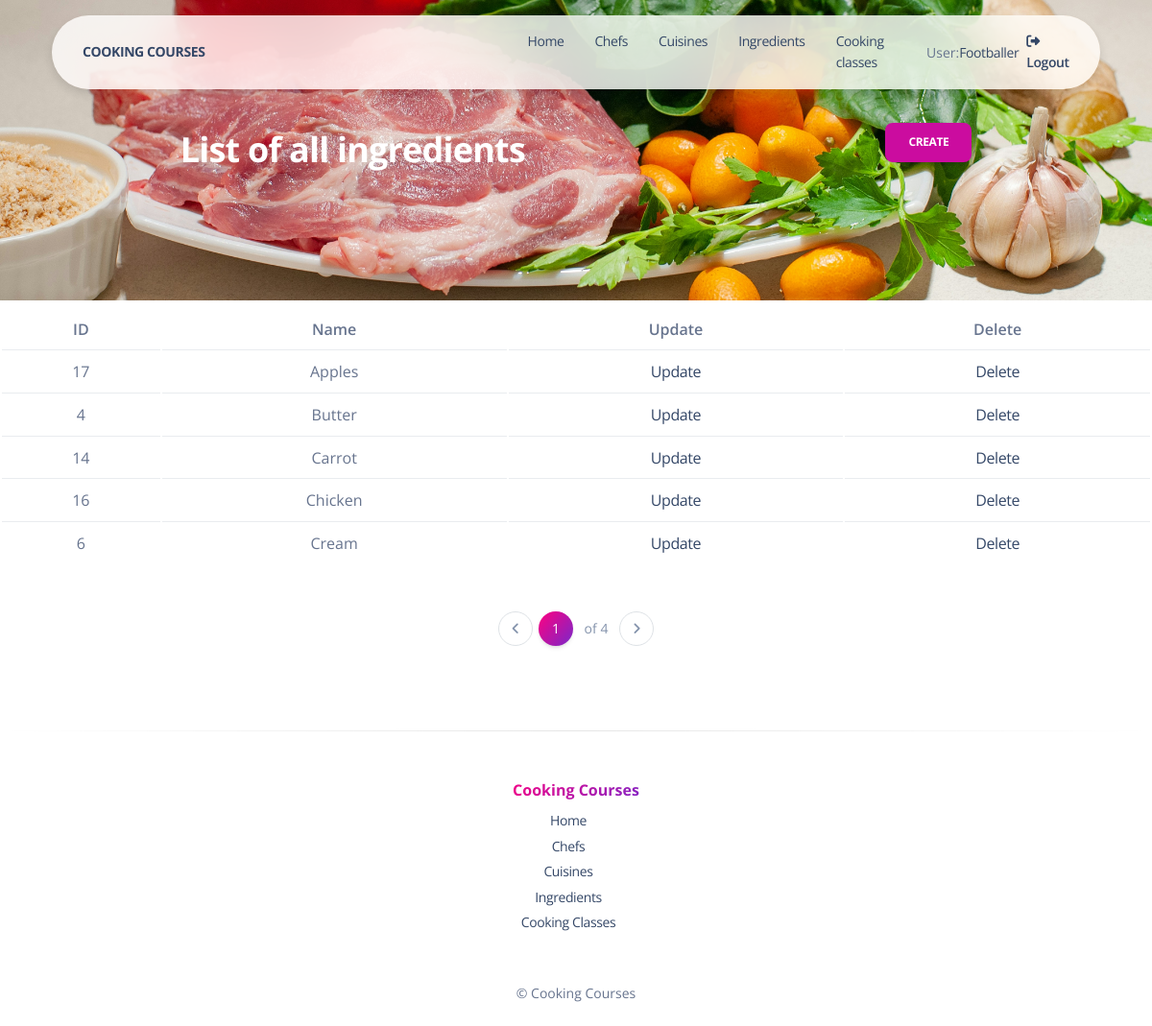
The app's page /ingredients/ (signed in) with its own data.
### classes/models.py (models this page shows, shortened)
class Chef(AbstractUser):
    years_of_experience = models.IntegerField(
        default=0,
        validators=[MinValueValidator(0)]
    )
    class Meta:
        verbose_name = "chef"
        verbose_name_plural = "chefs"

class Ingredient(models.Model):
    name = models.CharField(
        max_length=255,
        unique=True,
        validators=[MinLengthValidator(3)]
    )
    is_allergen = models.BooleanField(default=False)
    class Meta:
        verbose_name = "ingredient"
        verbose_name_plural = "ingredients"
        ordering = ["name"]

### classes/views.py (the view)
class IngredientListView(LoginRequiredMixin, generic.ListView):
    model = Ingredient
    context_object_name = "ingredient_list"
    paginate_by = 5

### templates/classes/ingredient_list.html
{% extends "layouts/base_sections.html" %}
{% load static %}
{% block content %}
  <h2 class="d-flex justify-content-around align-items-center pt-8 pb-8 text-white"
      style="background-image: url('{% static 'img/curved-images/ingredients.jpg' %}');
        background-size: cover;
        background-repeat: no-repeat;
        background-position: bottom;
        ">
    List of all ingredients
    <a href="{% url 'classes:ingredient-create' %}" class="btn btn-primary link-to-page">
      Create
    </a>
  </h2>
  {% if ingredient_list %}
    <table class="table text-center">
      <tr>
        <th>ID</th>
        <th>Name</th>
        <th>Update</th>
        <th>Delete</th>
      </tr>
    {% for ingredient in ingredient_list %}
      <tr>
        <td>{{ ingredient.id }}</td>
        <td>{{ ingredient.name }}</td>
        <td>
          <a href="{% url 'classes:ingredient-update' ingredient.id %}">
            Update
          </a>
        </td>
        <td>
          <a href="{% url 'classes:ingredient-delete' ingredient.id %}">
            Delete
          </a>
        </td>
      </tr>
    {% endfor %}
    </table>
    {% include "includes/pagination.html" %}
  {% else %}
    <p>There are no ingredients in the database.</p>
  {% endif %}
{% endblock %}

### templates/includes/navigation.html (shortened to what this page needs)
{% load static %}
<div class="container position-sticky z-index-sticky top-0">
  <div class="row">
    <div class="col-12">
      <nav
        class="navbar navbar-expand-lg  blur blur-rounded top-0 z-index-fixed shadow position-absolute my-3 py-2 start-0 end-0 mx-4">
        <div class="container-fluid px-0">
          <a class="navbar-brand font-weight-bolder ms-sm-3"
            href={% url 'classes:index' %} rel="tooltip"
            title="Feel like a real PRO" data-placement="bottom">
            COOKING COURSES
          </a>
          <div class="collapse navbar-collapse pt-3 pb-2 py-lg-0 w-100" id="navigation">
            <ul class="navbar-nav navbar-nav-hover ms-lg-12 ps-lg-5 w-100">
              <li class="nav-item mx-2">
                <a class="nav-link ps-2 d-flex justify-content-between cursor-pointer align-items-center"
                  href={% url 'classes:index' %} aria-expanded="false">
                  Home
                </a>
              </li>
              <li class="nav-item mx-2">
                <a class="nav-link ps-2 d-flex justify-content-between cursor-pointer align-items-center"
                  href={% url 'classes:chef-list' %} aria-expanded="false">
                  Chefs
                </a>
              </li>
              <li class="nav-item mx-2">
                <a class="nav-link ps-2 d-flex justify-content-between cursor-pointer align-items-center"
                  href={% url 'classes:cuisine-list' %} aria-expanded="false">
                  Cuisines
                </a>
              </li>
              <li class="nav-item mx-2">
                <a class="nav-link ps-2 d-flex justify-content-between cursor-pointer align-items-center"
                  href={% url 'classes:ingredient-list' %} aria-expanded="false">
                  Ingredients
                </a>
              </li>
              <li class="nav-item mx-2">
                <a class="nav-link ps-2 d-flex justify-content-between cursor-pointer align-items-center"
                  href={% url 'classes:cooking-classes-list' %} aria-expanded="false">
                  Cooking classes
                </a>
              </li>
              {% if request.user.is_authenticated %}
              <li class="list-group-item ms-auto ps-2 d-flex cursor-pointer align-items-center text-sm">
                User: <a href="{{ user.get_absolute_url }}">{{ user.get_username }}</a>
              </li>
              <li class="nav-item ms-lg-auto">
                <a class="nav-link nav-link-icon me-2" href="{% url 'classes:logout-confirm' %}">
                  <i class="fa fa-sign-out me-1"></i>
                  <p class="d-inline text-sm z-index-1 font-weight-bold" data-bs-toggle="tooltip"
                     data-bs-placement="bottom" title="Logout">Logout</p>
                </a>
              </li>
              {% endif %}
            </ul>
          </div>
        </div>
      </nav>
    </div>
  </div>
</div>

### records on screen
Chef: get_username "Footballer"
Ingredient: id "17", name "Apples"
Ingredient: id "4", name "Butter"
Ingredient: id "14", name "Carrot"
Ingredient: id "16", name "Chicken"
Ingredient: id "6", name "Cream"

### other values on screen
{{ page_obj.number }} "1"
{{ page_obj.paginator.num_pages }} "4"
